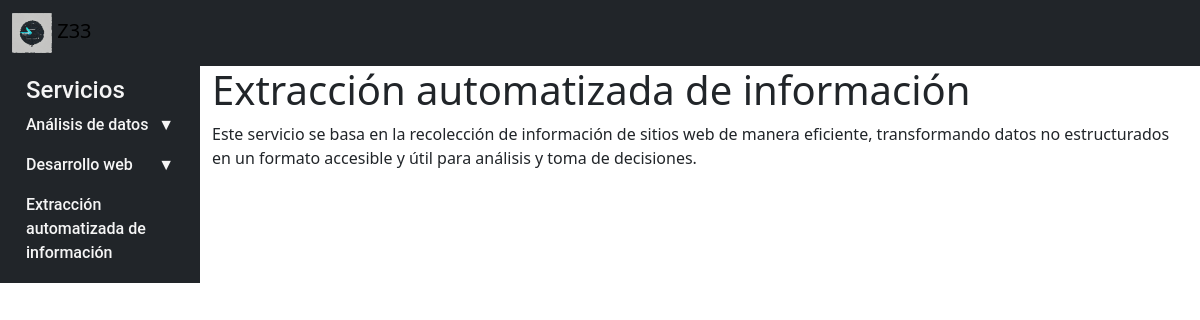
Screenshot of /servicios/extraccion-automatizada-info/ with the database file from the repository.
### home/models.py (models this page shows, shortened)
class Caterogy(models.Model):
    name = models.CharField(max_length=100)
    slug = models.SlugField(max_length=200, unique=True)
    description = models.TextField()
    image = models.ImageField(upload_to='categories', blank=True, null=True)
    class Meta:
        ordering = ['name']
        verbose_name = 'category'
        verbose_name_plural = 'categories'

### home/views.py (the view)
# urls.py: path('<slug:slug>/', views.CategoryDetailView.as_view(), name='category_detail'),
class CategoryDetailView(generic.DetailView):
    model = Caterogy
    context_object_name = 'category'
    template_name = 'category_detail.html'
    def get_context_data(self, **kwargs) -> dict[str, Any]:
        context = super().get_context_data(**kwargs)
        context['subcategories'] = Subcategory.objects.filter(category=self.object)
        return context

### home/templatetags/home_tags.py (called while the page is built)
@register.inclusion_tag('page/categories.html')
def all_categories():
    all_categories = Caterogy.objects.all()
    categories_with_subcategories = []
    for category in all_categories:
        subcategories = Subcategory.objects.filter(category=category)
        categories_with_subcategories.append({'category': category, 'subcategories': subcategories})
    return {'categories_with_subcategories': categories_with_subcategories}

### home/templates/category_detail.html (shortened to what this page needs)
{% extends "base.html" %}
{% block content %}
    <h1>{{ category.name }}</h1>
    <p>{{ category.description }}</p>
{% endblock %}

### home/templates/page/categories.html (shortened to what this page needs)
<h4>Servicios</h4>
<ul class="nav flex-column" id="nav_accordion">
    {% for item in categories_with_subcategories %}
        {% if item.subcategories %}
        <li class="nav-item has-submenu">
            <a class="nav-link" href="{% url 'category_detail' item.category.slug %}" data-bs-toggle="collapse" data-bs-target=".submenu-{{ forloop.counter }}">{{ item.category.name }}<span class="float-end">&#x25BC;</span></a>
        </li>
        {% else %}
        <li class="nav-item">
            <a class="nav-link" href="{% url 'category_detail' item.category.slug %}">{{ item.category.name }}</a>
        </li>
        {% endif %}
    {% endfor %}
</ul>

### home/static/styles.css (style rules this page uses)
.sidebar h4 { color: whitesmoke; font-family: 'Roboto', sans-serif; font-weight: 500; margin-top: 0; margin-bottom: 0; padding-left: 1rem; padding-right: 1rem; }
.nav-link { color: whitesmoke !important; font-family: 'Roboto', sans-serif; font-weight: 500; }

### rows the page displays
Caterogy: category.name "Análisis de datos"
Caterogy: category.name "Desarrollo web"
Caterogy: category.name "Extracción automatizada de información", name "Extracción automatizada de información", description "Este servicio se basa en la recolección de información de sitios web de manera eficiente, transformando datos no estructurados en un formato accesible y útil para análisis y toma de decisiones."
